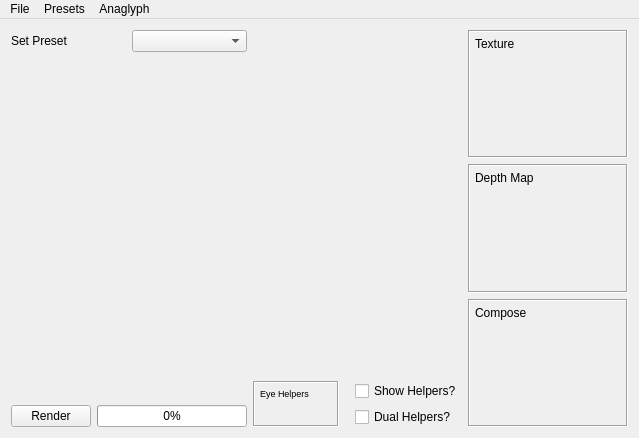
<?xml version="1.0" encoding="UTF-8"?>
<ui version="4.0">
 <class>MainWindow</class>
 <widget class="QMainWindow" name="MainWindow">
  <property name="geometry">
   <rect>
    <x>0</x>
    <y>0</y>
    <width>639</width>
    <height>438</height>
   </rect>
  </property>
  <property name="windowTitle">
   <string>Stereograma!</string>
  </property>
  <widget class="QWidget" name="centralWidget">
   <layout class="QHBoxLayout" name="horizontalLayout_2">
    <item>
     <layout class="QVBoxLayout" name="verticalLayout_2">
      <item>
       <layout class="QHBoxLayout" name="horizontalLayout_4">
        <item>
         <widget class="QLabel" name="label">
          <property name="text">
           <string>Set Preset</string>
          </property>
         </widget>
        </item>
        <item>
         <widget class="QComboBox" name="presetSelect"/>
        </item>
       </layout>
      </item>
      <item>
       <widget class="PresetEdit" name="presetEdit" native="true">
        <property name="sizePolicy">
         <sizepolicy hsizetype="Fixed" vsizetype="Expanding">
          <horstretch>0</horstretch>
          <verstretch>0</verstretch>
         </sizepolicy>
        </property>
       </widget>
      </item>
      <item>
       <layout class="QHBoxLayout" name="horizontalLayout" stretch="0,0">
        <property name="sizeConstraint">
         <enum>QLayout::SetFixedSize</enum>
        </property>
        <item>
         <widget class="QPushButton" name="renderButton">
          <property name="sizePolicy">
           <sizepolicy hsizetype="Fixed" vsizetype="Fixed">
            <horstretch>0</horstretch>
            <verstretch>0</verstretch>
           </sizepolicy>
          </property>
          <property name="text">
           <string>Render</string>
          </property>
         </widget>
        </item>
        <item>
         <widget class="QProgressBar" name="parallelProgress">
          <property name="sizePolicy">
           <sizepolicy hsizetype="Fixed" vsizetype="Fixed">
            <horstretch>0</horstretch>
            <verstretch>0</verstretch>
           </sizepolicy>
          </property>
          <property name="minimumSize">
           <size>
            <width>150</width>
            <height>0</height>
           </size>
          </property>
          <property name="value">
           <number>0</number>
          </property>
         </widget>
        </item>
       </layout>
      </item>
     </layout>
    </item>
    <item>
     <layout class="QVBoxLayout" name="verticalLayout_3">
      <item>
       <widget class="PresetSketch" name="presetSketcher" native="true">
        <property name="sizePolicy">
         <sizepolicy hsizetype="Expanding" vsizetype="Expanding">
          <horstretch>0</horstretch>
          <verstretch>0</verstretch>
         </sizepolicy>
        </property>
        <property name="minimumSize">
         <size>
          <width>180</width>
          <height>200</height>
         </size>
        </property>
       </widget>
      </item>
      <item>
       <layout class="QHBoxLayout" name="horizontalLayout_3">
        <item>
         <widget class="ImageContainerWidget" name="helpers_image">
          <property name="sizePolicy">
           <sizepolicy hsizetype="MinimumExpanding" vsizetype="Preferred">
            <horstretch>0</horstretch>
            <verstretch>0</verstretch>
           </sizepolicy>
          </property>
          <property name="minimumSize">
           <size>
            <width>30</width>
            <height>30</height>
           </size>
          </property>
          <property name="font">
           <font>
            <pointsize>7</pointsize>
           </font>
          </property>
          <property name="contextMenuPolicy">
           <enum>Qt::CustomContextMenu</enum>
          </property>
          <property name="acceptDrops">
           <bool>true</bool>
          </property>
          <property name="frameShape">
           <enum>QFrame::Box</enum>
          </property>
          <property name="frameShadow">
           <enum>QFrame::Sunken</enum>
          </property>
          <property name="lineWidth">
           <number>1</number>
          </property>
          <property name="text">
           <string>Eye Helpers</string>
          </property>
          <property name="scaledContents">
           <bool>true</bool>
          </property>
          <property name="alignment">
           <set>Qt::AlignLeading|Qt::AlignLeft|Qt::AlignTop</set>
          </property>
          <property name="indent">
           <number>5</number>
          </property>
         </widget>
        </item>
        <item>
         <layout class="QVBoxLayout" name="verticalLayout_4">
          <property name="leftMargin">
           <number>10</number>
          </property>
          <item>
           <widget class="QCheckBox" name="show_helpers">
            <property name="text">
             <string>Show Helpers?</string>
            </property>
           </widget>
          </item>
          <item>
           <widget class="QCheckBox" name="dual_helpers">
            <property name="text">
             <string>Dual Helpers?</string>
            </property>
           </widget>
          </item>
         </layout>
        </item>
       </layout>
      </item>
     </layout>
    </item>
    <item>
     <layout class="QVBoxLayout" name="verticalLayout" stretch="0,0,0">
      <property name="sizeConstraint">
       <enum>QLayout::SetNoConstraint</enum>
      </property>
      <item>
       <widget class="ImageContainerWidget" name="textureImage">
        <property name="sizePolicy">
         <sizepolicy hsizetype="Ignored" vsizetype="Ignored">
          <horstretch>0</horstretch>
          <verstretch>0</verstretch>
         </sizepolicy>
        </property>
        <property name="minimumSize">
         <size>
          <width>160</width>
          <height>120</height>
         </size>
        </property>
        <property name="contextMenuPolicy">
         <enum>Qt::CustomContextMenu</enum>
        </property>
        <property name="acceptDrops">
         <bool>true</bool>
        </property>
        <property name="frameShape">
         <enum>QFrame::Box</enum>
        </property>
        <property name="frameShadow">
         <enum>QFrame::Sunken</enum>
        </property>
        <property name="lineWidth">
         <number>1</number>
        </property>
        <property name="text">
         <string>Texture</string>
        </property>
        <property name="scaledContents">
         <bool>true</bool>
        </property>
        <property name="alignment">
         <set>Qt::AlignLeading|Qt::AlignLeft|Qt::AlignTop</set>
        </property>
        <property name="indent">
         <number>5</number>
        </property>
        <property name="openExternalLinks">
         <bool>false</bool>
        </property>
       </widget>
      </item>
      <item>
       <widget class="ImageContainerWidget" name="depthImage">
        <property name="sizePolicy">
         <sizepolicy hsizetype="Ignored" vsizetype="Ignored">
          <horstretch>0</horstretch>
          <verstretch>0</verstretch>
         </sizepolicy>
        </property>
        <property name="minimumSize">
         <size>
          <width>160</width>
          <height>120</height>
         </size>
        </property>
        <property name="contextMenuPolicy">
         <enum>Qt::CustomContextMenu</enum>
        </property>
        <property name="acceptDrops">
         <bool>true</bool>
        </property>
        <property name="frameShape">
         <enum>QFrame::Box</enum>
        </property>
        <property name="frameShadow">
         <enum>QFrame::Sunken</enum>
        </property>
        <property name="lineWidth">
         <number>1</number>
        </property>
        <property name="text">
         <string>Depth Map</string>
        </property>
        <property name="scaledContents">
         <bool>true</bool>
        </property>
        <property name="alignment">
         <set>Qt::AlignLeading|Qt::AlignLeft|Qt::AlignTop</set>
        </property>
        <property name="indent">
         <number>5</number>
        </property>
       </widget>
      </item>
      <item>
       <widget class="ImageContainerWidget" name="composeImage">
        <property name="sizePolicy">
         <sizepolicy hsizetype="Ignored" vsizetype="Ignored">
          <horstretch>0</horstretch>
          <verstretch>0</verstretch>
         </sizepolicy>
        </property>
        <property name="minimumSize">
         <size>
          <width>160</width>
          <height>120</height>
         </size>
        </property>
        <property name="contextMenuPolicy">
         <enum>Qt::CustomContextMenu</enum>
        </property>
        <property name="acceptDrops">
         <bool>true</bool>
        </property>
        <property name="frameShape">
         <enum>QFrame::Box</enum>
        </property>
        <property name="frameShadow">
         <enum>QFrame::Sunken</enum>
        </property>
        <property name="lineWidth">
         <number>1</number>
        </property>
        <property name="text">
         <string>Compose</string>
        </property>
        <property name="scaledContents">
         <bool>true</bool>
        </property>
        <property name="alignment">
         <set>Qt::AlignLeading|Qt::AlignLeft|Qt::AlignTop</set>
        </property>
        <property name="indent">
         <number>5</number>
        </property>
       </widget>
      </item>
     </layout>
    </item>
   </layout>
  </widget>
  <widget class="QMenuBar" name="menuBar">
   <property name="geometry">
    <rect>
     <x>0</x>
     <y>0</y>
     <width>639</width>
     <height>27</height>
    </rect>
   </property>
   <widget class="QMenu" name="menuFile">
    <property name="title">
     <string>File</string>
    </property>
    <widget class="QMenu" name="menuImport_model">
     <property name="title">
      <string>Import model</string>
     </property>
     <addaction name="action_obj"/>
     <addaction name="action_ply"/>
    </widget>
    <addaction name="actionLoad_Texture"/>
    <addaction name="actionLoad_Depth_Map"/>
    <addaction name="menuImport_model"/>
    <addaction name="separator"/>
    <addaction name="actionExit"/>
   </widget>
   <widget class="QMenu" name="menuPresets">
    <property name="enabled">
     <bool>true</bool>
    </property>
    <property name="title">
     <string>Presets</string>
    </property>
    <addaction name="actionAdd_preset"/>
    <addaction name="actionRename_Preset"/>
    <addaction name="actionRemove_preset"/>
    <addaction name="actionSave_Presets"/>
    <addaction name="actionReset"/>
   </widget>
   <widget class="QMenu" name="menuAnaglyph">
    <property name="title">
     <string>Anaglyph</string>
    </property>
    <addaction name="actionCreate_Anaglyph"/>
   </widget>
   <addaction name="menuFile"/>
   <addaction name="menuPresets"/>
   <addaction name="menuAnaglyph"/>
  </widget>
  <action name="actionLoad_Texture">
   <property name="icon">
    <iconset resource="rsc.qrc">
     <normaloff>:/images/opent.png</normaloff>:/images/opent.png</iconset>
   </property>
   <property name="text">
    <string>Load Texture</string>
   </property>
   <property name="iconVisibleInMenu">
    <bool>true</bool>
   </property>
  </action>
  <action name="actionLoad_Depth_Map">
   <property name="icon">
    <iconset resource="rsc.qrc">
     <normaloff>:/images/opend.png</normaloff>:/images/opend.png</iconset>
   </property>
   <property name="text">
    <string>Load Depth Map</string>
   </property>
   <property name="iconVisibleInMenu">
    <bool>true</bool>
   </property>
  </action>
  <action name="actionAdd_preset">
   <property name="enabled">
    <bool>true</bool>
   </property>
   <property name="text">
    <string>Add Preset</string>
   </property>
  </action>
  <action name="actionRemove_preset">
   <property name="text">
    <string>Remove Preset</string>
   </property>
  </action>
  <action name="action_obj">
   <property name="icon">
    <iconset resource="rsc.qrc">
     <normaloff>:/images/openobj.png</normaloff>:/images/openobj.png</iconset>
   </property>
   <property name="text">
    <string>Wavefront (.obj)</string>
   </property>
   <property name="iconVisibleInMenu">
    <bool>true</bool>
   </property>
  </action>
  <action name="action_ply">
   <property name="enabled">
    <bool>true</bool>
   </property>
   <property name="icon">
    <iconset resource="rsc.qrc">
     <normaloff>:/images/openobj.png</normaloff>:/images/openobj.png</iconset>
   </property>
   <property name="text">
    <string>Stanford PLY (.ply)</string>
   </property>
   <property name="iconVisibleInMenu">
    <bool>true</bool>
   </property>
  </action>
  <action name="actionExit">
   <property name="icon">
    <iconset resource="rsc.qrc">
     <normaloff>:/images/exit.png</normaloff>:/images/exit.png</iconset>
   </property>
   <property name="text">
    <string>Exit</string>
   </property>
   <property name="iconVisibleInMenu">
    <bool>true</bool>
   </property>
  </action>
  <action name="actionCreate_Anaglyph">
   <property name="text">
    <string>Create Anaglyph</string>
   </property>
  </action>
  <action name="actionSave_Presets">
   <property name="text">
    <string>Save Presets</string>
   </property>
  </action>
  <action name="actionReset">
   <property name="text">
    <string>Reset</string>
   </property>
  </action>
  <action name="actionRename_Preset">
   <property name="text">
    <string>Rename Preset</string>
   </property>
  </action>
 </widget>
 <layoutdefault spacing="6" margin="11"/>
 <customwidgets>
  <customwidget>
   <class>ImageContainerWidget</class>
   <extends>QLabel</extends>
   <header>imagecontainerwidget.h</header>
  </customwidget>
  <customwidget>
   <class>PresetSketch</class>
   <extends>QWidget</extends>
   <header>presetsketch.h</header>
   <container>1</container>
  </customwidget>
  <customwidget>
   <class>PresetEdit</class>
   <extends>QWidget</extends>
   <header>presetedit.h</header>
   <container>1</container>
  </customwidget>
 </customwidgets>
 <resources>
  <include location="rsc.qrc"/>
 </resources>
 <connections>
  <connection>
   <sender>actionExit</sender>
   <signal>triggered()</signal>
   <receiver>MainWindow</receiver>
   <slot>close()</slot>
   <hints>
    <hint type="sourcelabel">
     <x>-1</x>
     <y>-1</y>
    </hint>
    <hint type="destinationlabel">
     <x>319</x>
     <y>218</y>
    </hint>
   </hints>
  </connection>
 </connections>
</ui>
